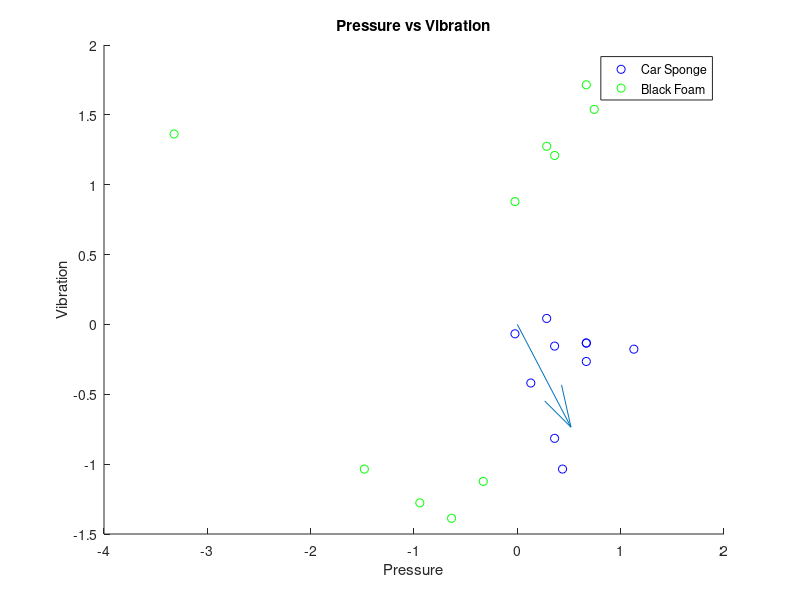
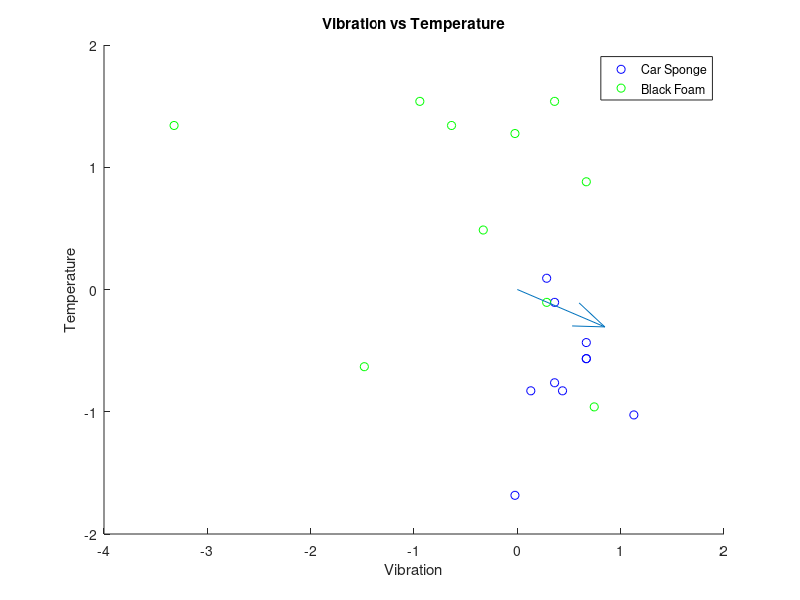
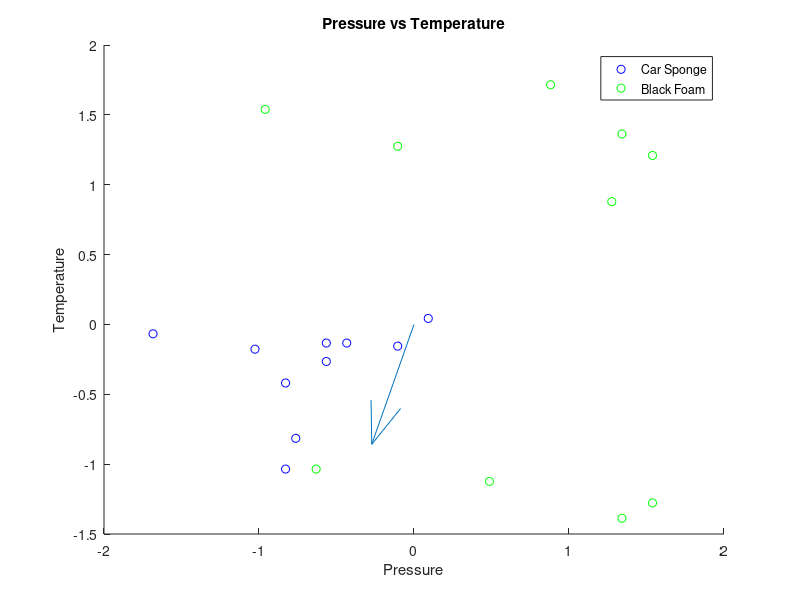
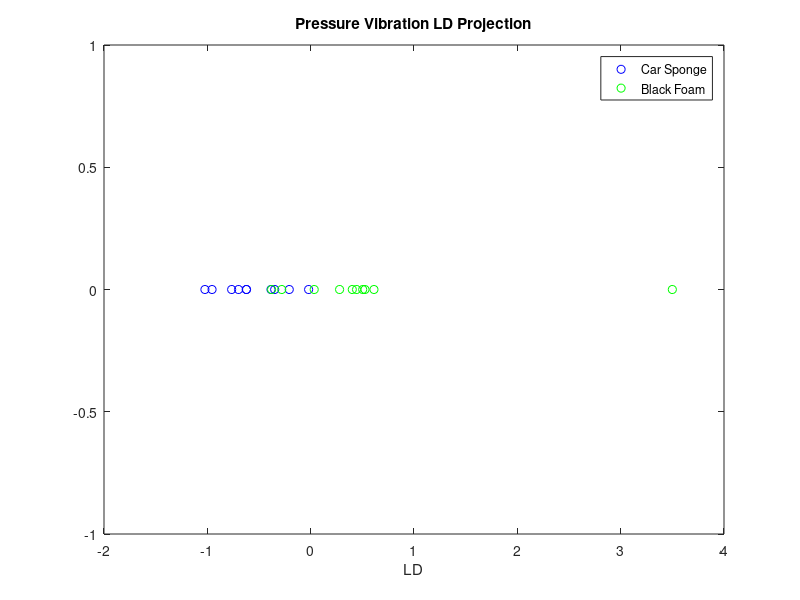

Write MATLAB code to recreate these figures, in order.
clear all
close all




load("F0_PVT.mat")

%Use LDA to split the training data in terms of Pressure vs. Vibration, Pressure vs.
%Temperature and Temperature vs. Vibration. Plot the results, including a line showing
%the generated LDA function. 


% Extract Specifically the blackFoam and  carSponge Data
% Change the indexes within the data set to get the correct range


bothClasses = PVT(11:30, 1:3);

% Each class is normalised within the entire dataset
normalisedBothClasses = normalize(bothClasses);


%The according data is extracted per class
normalisedBF = normalisedBothClasses(1:10, 1:3);
normalisedCS = normalisedBothClasses(11:20, 1:3);



%Now apply LDA to the three-dimensional PVT data
% Mean of Each Class is Computed
blackFoamMean = mean(normalisedBF);
carSpongeMean = mean(normalisedCS);


% Data is partitioned to become two dimensional per parameter
BF_PV = [normalisedBF(:, 1), normalisedBF(:, 2)];
BF_VT = [normalisedBF(:, 3), normalisedBF(:, 2)];
BF_PT = [normalisedBF(:, 1), normalisedBF(:, 3)];
CS_PV = [normalisedCS(:, 1), normalisedCS(:, 2)];
CS_VT = [normalisedCS(:, 3), normalisedCS(:, 2)];
CS_PT = [normalisedCS(:, 1), normalisedCS(:, 3)];


% Mean is extracted accordingly similar to the previous data partition
BF_PV_Means = [blackFoamMean(1), blackFoamMean(2)];
BF_VT_Means = [blackFoamMean(3), blackFoamMean(2)];
BF_PT_Means = [blackFoamMean(1), blackFoamMean(3)];
CS_PV_Means = [carSpongeMean(1), carSpongeMean(2)];
CS_VT_Means = [carSpongeMean(3), carSpongeMean(2)];
CS_PT_Means = [carSpongeMean(1), carSpongeMean(3)];


%Within Class Scatter Matrix Computed
scatterBF_PV_WC = transpose(BF_PV - BF_PV_Means)* (BF_PV - BF_PV_Means);
scatterBF_VT_WC = transpose(BF_VT - BF_VT_Means)* (BF_VT - BF_VT_Means);
scatterBF_PT_WC = transpose(BF_PT - BF_PT_Means)* (BF_PT - BF_PT_Means);

scatterCS_PV_WC = transpose(CS_PV - CS_PV_Means)* (CS_PV - CS_PV_Means);
scatterCS_VT_WC = transpose(CS_VT - CS_VT_Means)* (CS_VT - CS_VT_Means);
scatterCS_PT_WC = transpose(CS_PT - CS_PT_Means)* (CS_PT - CS_PT_Means);

totalScatterPV_WC = scatterBF_PV_WC + scatterCS_PV_WC;
totalScatterVT_WC = scatterBF_VT_WC + scatterCS_VT_WC;
totalScatterPT_WC = scatterBF_PT_WC + scatterCS_PT_WC;

%Between Class Scatter Matrix Computed
scatter_PV_BC = transpose(BF_PV_Means - CS_PV_Means) * (BF_PV_Means - CS_PV_Means);
scatter_VT_BC = transpose(BF_VT_Means - CS_VT_Means) * (BF_VT_Means - CS_VT_Means);
scatter_PT_BC = transpose(BF_PT_Means - CS_PT_Means) * (BF_PT_Means - CS_PT_Means);

%Top 2 Eigenvectors and Eigenvalues per data array 
[PVeigenVectors, PVeigenValues] = eigs(totalScatterPV_WC\scatter_PV_BC, 2);
[VTeigenVectors, VTeigenValues] = eigs(totalScatterVT_WC\scatter_VT_BC, 2);
[PTeigenVectors, PTeigenValues] = eigs(totalScatterPT_WC\scatter_PT_BC, 2);


% Extract the top eigen vector to project on to
LDPV = PVeigenVectors(:, 1);
LDVT = VTeigenVectors(:, 1);
LDPT = PTeigenVectors(:, 1);




%Plotting of all graphs and projections on to 1D axes

figure;
scatter(normalisedCS(:, 2),normalisedCS(:, 1), "b"); % Pressure vs Vibration
hold on
scatter(normalisedBF(:, 2),normalisedBF(:, 1), "g");
hold on
quiver(0,0, LDPV(1, 1), LDPV(2, 1))
hold on
title("Pressure vs Vibration");
xlabel("Pressure");
ylabel("Vibration");
legend("Car Sponge", "Black Foam");




figure;
scatter(normalisedCS(:, 2),normalisedCS(:, 3), "b"); % Vibration vs Temperature
hold on
scatter(normalisedBF(:, 2),normalisedBF(:, 3), "g");
hold on
quiver(0,0, LDVT(1, 1), LDVT(2, 1))
hold on
title("Vibration vs Temperature");
xlabel("Vibration");
ylabel("Temperature");
legend( "Car Sponge", "Black Foam");

figure;
scatter(normalisedCS(:, 3),normalisedCS(:, 1), "b"); % Pressure vs Temperature
hold on
scatter(normalisedBF(:, 3),normalisedBF(:, 1), "g");
hold on
quiver(0,0, LDPT(1, 1), LDPT(2, 1))
hold on
title("Pressure vs Temperature");
xlabel("Pressure");
ylabel("Temperature");
legend("Car Sponge", "Black Foam");

screeBFPV = BF_PV* LDPV;
screeCSPV = CS_PV * LDPV;
screePlotPV = [screeCSPV; screeBFPV];
yvalue = zeros(10,1);

figure

plot(screePlotPV(1:10), yvalue,"o", "Color",  "b")
hold on

plot(screePlotPV(11:20), yvalue,"o", "Color",  "g")
title("Pressure Vibration LD Projection")
legend("Car Sponge", "Black Foam");
xlabel("LD")




figure
screeBFPT = BF_PT* LDPT;
screeCSPT = CS_PT * LDPT;
screePlotPT = [screeCSPT; screeBFPT];


plot(screePlotPT(1:10), yvalue,"o", "Color", "b")
hold on
plot(screePlotPT(11:20), yvalue,"o", "Color", "g")
title("Pressure Temperature LD Projection")
legend("Car Sponge", "Black Foam");
xlabel("LD")

figure
screeBFVT = BF_VT* LDVT;
screeCSVT = CS_VT * LDVT;
screePlotVT = [screeCSVT; screeBFVT];

yvalue = zeros(10,1);
plot(screePlotVT(1:10), yvalue,"o", "Color", "b")
hold on
plot(screePlotVT(11:20), yvalue,"o", "Color",  "g")
hold on
title("Vibration Temperature LD Projection")
legend("Car Sponge", "Black Foam");
xlabel("LD")



%Repeat the LDA analysis with your own choice of two objects. Explain why you have
%selected those objects for analysis. In other words – what were you trying to test and
%what did you determine?




% Extract Specifically the kitchenSponge and  carSponge Data
% Change the indexes within the data set to get the correct range

%Names of all variables are the same to make it easier for the programming
%side so only index notation needs to change
bothClasses = [PVT(41:50, 1:3);PVT(21:30, 1:3)];

% Each class is normalised within the entire dataset
normalisedBothClasses = normalize(bothClasses);


%The according data is extracted per class
normalisedBF = normalisedBothClasses(1:10, 1:3);
normalisedCS = normalisedBothClasses(11:20, 1:3);



%Now apply LDA to the three-dimensional PVT data
% Mean of Each Class is Computed
blackFoamMean = mean(normalisedBF);
carSpongeMean = mean(normalisedCS);


% Data is partitioned to become two dimensional per parameter
BF_PV = [normalisedBF(:, 1), normalisedBF(:, 2)];
BF_VT = [normalisedBF(:, 3), normalisedBF(:, 2)];
BF_PT = [normalisedBF(:, 1), normalisedBF(:, 3)];
CS_PV = [normalisedCS(:, 1), normalisedCS(:, 2)];
CS_VT = [normalisedCS(:, 3), normalisedCS(:, 2)];
CS_PT = [normalisedCS(:, 1), normalisedCS(:, 3)];


% Mean is extracted accordingly similar to the previous data partition
BF_PV_Means = [blackFoamMean(1), blackFoamMean(2)];
BF_VT_Means = [blackFoamMean(3), blackFoamMean(2)];
BF_PT_Means = [blackFoamMean(1), blackFoamMean(3)];
CS_PV_Means = [carSpongeMean(1), carSpongeMean(2)];
CS_VT_Means = [carSpongeMean(3), carSpongeMean(2)];
CS_PT_Means = [carSpongeMean(1), carSpongeMean(3)];


%Within Class Scatter Matrix Computed
scatterBF_PV_WC = transpose(BF_PV - BF_PV_Means)* (BF_PV - BF_PV_Means);
scatterBF_VT_WC = transpose(BF_VT - BF_VT_Means)* (BF_VT - BF_VT_Means);
scatterBF_PT_WC = transpose(BF_PT - BF_PT_Means)* (BF_PT - BF_PT_Means);

scatterCS_PV_WC = transpose(CS_PV - CS_PV_Means)* (CS_PV - CS_PV_Means);
scatterCS_VT_WC = transpose(CS_VT - CS_VT_Means)* (CS_VT - CS_VT_Means);
scatterCS_PT_WC = transpose(CS_PT - CS_PT_Means)* (CS_PT - CS_PT_Means);

totalScatterPV_WC = scatterBF_PV_WC + scatterCS_PV_WC;
totalScatterVT_WC = scatterBF_VT_WC + scatterCS_VT_WC;
totalScatterPT_WC = scatterBF_PT_WC + scatterCS_PT_WC;

%Between Class Scatter Matrix Computed
scatter_PV_BC = transpose(BF_PV_Means - CS_PV_Means) * (BF_PV_Means - CS_PV_Means);
scatter_VT_BC = transpose(BF_VT_Means - CS_VT_Means) * (BF_VT_Means - CS_VT_Means);
scatter_PT_BC = transpose(BF_PT_Means - CS_PT_Means) * (BF_PT_Means - CS_PT_Means);

%Top 2 Eigenvectors and Eigenvalues per data array 
[PVeigenVectors, PVeigenValues] = eigs(totalScatterPV_WC\scatter_PV_BC, 2);
[VTeigenVectors, VTeigenValues] = eigs(totalScatterVT_WC\scatter_VT_BC, 2);
[PTeigenVectors, PTeigenValues] = eigs(totalScatterPT_WC\scatter_PT_BC, 2);


% Extract the top eigen vector to project on to
LDPV = PVeigenVectors(:, 1);
LDVT = VTeigenVectors(:, 1);
LDPT = PTeigenVectors(:, 1);




%Plotting of all graphs and projections on to 1D axes

figure;
scatter(normalisedCS(:, 2),normalisedCS(:, 1), "b"); % Pressure vs Vibration
hold on
scatter(normalisedBF(:, 2),normalisedBF(:, 1), "k");
hold on
quiver(0,0, LDPV(1, 1), LDPV(2, 1))
hold on
title("Pressure vs Vibration");
xlabel("Pressure");
ylabel("Vibration");
legend("Car Sponge", "Kitchen Sponge");




figure;
scatter(normalisedCS(:, 2),normalisedCS(:, 3), "b"); % Vibration vs Temperature
hold on
scatter(normalisedBF(:, 2),normalisedBF(:, 3), "k");
hold on
quiver(0,0, LDVT(1, 1), LDVT(2, 1))
hold on
title("Vibration vs Temperature");
xlabel("Vibration");
ylabel("Temperature");
legend("Car Sponge", "Kitchen Sponge");

figure;
scatter(normalisedCS(:, 3),normalisedCS(:, 1), "b"); % Pressure vs Temperature
hold on
scatter(normalisedBF(:, 3),normalisedBF(:, 1), "k");
hold on
quiver(0,0, LDPT(1, 1), LDPT(2, 1))
hold on
title("Pressure vs Temperature");
xlabel("Pressure");
ylabel("Temperature");
legend("Car Sponge", "Kitchen Sponge");

screeBFPV = BF_PV* LDPV;
screeCSPV = CS_PV * LDPV;
screePlotPV = [screeCSPV; screeBFPV];
yvalue = zeros(10,1);

figure

plot(screePlotPV(1:10), yvalue,"o", "Color",  "b")
hold on

plot(screePlotPV(11:20), yvalue,"o", "Color",  "k")
title("Pressure Vibration LD Projection")
legend("Car Sponge", "Kitchen Sponge");
xlabel("LD")




figure
screeBFPT = BF_PT* LDPT;
screeCSPT = CS_PT * LDPT;
screePlotPT = [screeCSPT; screeBFPT];


plot(screePlotPT(1:10), yvalue,"o", "Color", "b")
hold on
plot(screePlotPT(11:20), yvalue,"o", "Color", "k")
title("Pressure Temperature LD Projection")
legend("Car Sponge", "Kitchen Sponge");
xlabel("LD")

figure
screeBFVT = BF_VT* LDVT;
screeCSVT = CS_VT * LDVT;
screePlotVT = [screeCSVT; screeBFVT];

yvalue = zeros(10,1);
plot(screePlotVT(1:10), yvalue,"o", "Color", "b")
hold on
plot(screePlotVT(11:20), yvalue,"o", "Color",  "k")
hold on
title("Vibration Temperature LD Projection")
legend("Car Sponge", "Kitchen Sponge");
xlabel("LD")


%close all